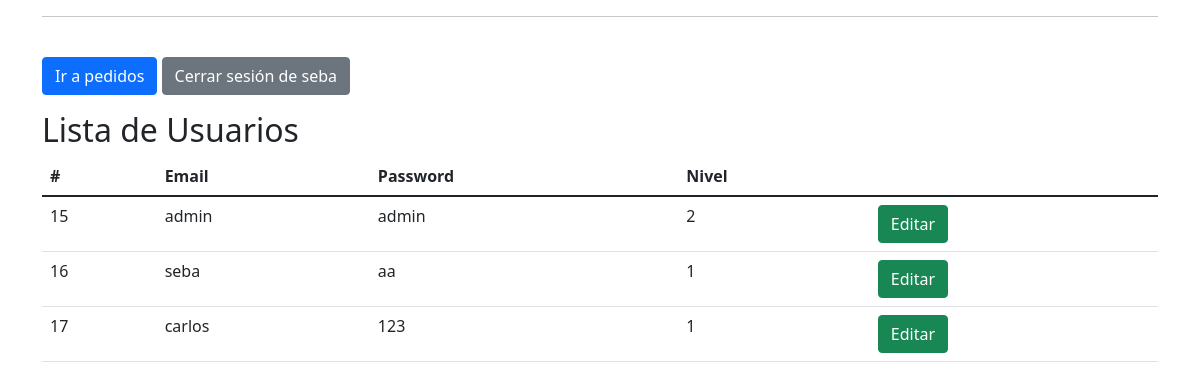
/usuarios_registrados.php (signed in), run on the app's committed database.
### tables this page shows
CREATE TABLE `usuario` (
  `id_usuario` int(11) NOT NULL,
  `nombre` varchar(10) DEFAULT NULL,
  `apellido` varchar(20) DEFAULT NULL,
  `email` varchar(255) DEFAULT NULL,
  `contraseña` varchar(255) NOT NULL,
  `nivel` int(1) DEFAULT 1
);

### funciones.php (called while the page is built, shortened)
<?php
function escapar($html){
    return htmlspecialchars($html, ENT_QUOTES | ENT_SUBSTITUTE, "UTF-8");
}

### usuarios_registrados.php (the view, shortened to what this page needs)
<?php
include 'funciones.php';
$error = false;
$config = include 'config.php';
try {
    $dsn = 'mysql:host=' . $config['db']['host'] . ';dbname=' . $config['db']['name'];
    $conexion = new PDO($dsn, $config['db']['user'], $config['db']['pass'], $config['db']['options']);
    if (isset($_POST['nombre'])) {
        $consultaSQL = "SELECT * FROM usuario WHERE email LIKE '%" . $_POST['nombre'] . "%'";
    } else {
        $consultaSQL = "SELECT * FROM usuario";
    }
    $sentencia = $conexion->prepare($consultaSQL);
    $sentencia->execute();
    $productos = $sentencia->fetchAll();
} catch(PDOException $error) {
    $error= $error->getMessage();
}
   $titulo = isset($_POST['nombre']) ? 'Lista de Usuarios (' . $_POST['nombre'] . ')' : 'Lista de Usuarios';
?>
<?php include "templates/header.php"; ?>
<div class="container">
  <div class="row">
    <div class="col-md-12">
	    <hr>
	    <a href="inicio_crud.php"  class="btn btn-primary mt-4">Ir a pedidos</a>
	  <a href="logout.php"  class="btn btn-secondary mt-4">Cerrar sesión de <?php echo $_SESSION["nombre"] ?> </a>
    </div>
  </div>
</div>
<div class="container">
  <div class="row">
    <div class="col-md-12">
      <h2 class="mt-3"><?= $titulo ?></h2>
      <table class="table">
        <thead>
          <tr>
            <th>#</th>
            <th>Email</th>
            <th>Password</th>
            <th>Nivel</th>
          </tr>
        </thead>
        </div>
        <tbody>
          <?php
          if ($productos && $sentencia->rowCount() > 0) {
            foreach ($productos as $fila) {
              ?>
              <tr>
                <td><?php echo escapar ($fila["id_usuario"]);?></td>
                <td><?php echo escapar($fila["email"]); ?></td>
                <td><?php echo escapar($fila["contraseña"]); ?></td>
                <td><?php echo escapar($fila["nivel"]); ?></td>
                <td>
                <a href="editar_u.php?id_usuario=<?php echo escapar ($fila["id_usuario"]); ?>" class="btn btn-success">Editar</a>
                </td>
              </tr>
              <?php
            }
          }
          ?>
    </div>
  </div>
<?php include "templates/footer.php"; ?>

### data on the page
usuario: id_usuario "15", email "admin", contraseña "admin", nivel "2"
usuario: id_usuario "16", email "seba", contraseña "aa", nivel "1"
usuario: id_usuario "17", email "carlos", contraseña "123", nivel "1"

### other printed values
$_SESSION["nombre"] "seba"
$titulo "Lista de Usuarios"
